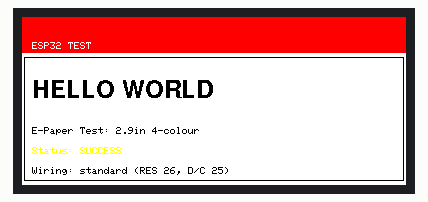
Bench run of a sketch on a simulated ESP32. On the bench: 384×168 colour display. What the sketch prints to the serial monitor is not drawn.

Above: at 16.1 s.

The sketch:

ESP32_EPaper_Test.ino
```cpp
// ESP32 + WeAct Studio E-Paper test sketch (Hello World).
// See ESP32_WeAct_2.9_EPaper.md for wiring and setup instructions.
//
// Panels (choose with -DLS_PANEL=..., which upload.bat / upload.sh set from their PANEL argument):
//   LS_PANEL_290_4C  WeAct 2.9" 4-colour, 168 x 384, GDEY029F51H / JD79667 (confirmed on hardware, default)
//   LS_PANEL_420_BW  WeAct 4.2" black/white, 400 x 300, GDEY042T81 / SSD1683
//   LS_PANEL_420_BWR WeAct 4.2" black/white/red, 400 x 300, GDEY042Z98 / SSD1683
//   LS_PANEL_420_4C  WeAct 4.2" 4-colour, 400 x 300, GDEY0420F51 / HX8717
// All modules use the same 8-pin header; the ESP32 pins depend on LS_WIRING below.

#include <SPI.h>

#define LS_PANEL_290_4C 1
#define LS_PANEL_420_BW 2
#define LS_PANEL_420_BWR 3
#define LS_PANEL_420_4C 4
#ifndef LS_PANEL
#define LS_PANEL LS_PANEL_290_4C
#endif

// Wiring (compile time, LS_WIRING; flash_esp32 wizard or flash.bat COMx <build> <wiring>):
//   1 standard  BUSY 4, RES 26, D/C 25, CS 5, SCK 18, MOSI 23   (confirmed on the WeAct 2.9" 4C)
//   2 uart2     BUSY 4, RES 16 (RX2), D/C 17 (TX2), CS 5, SCK 18, MOSI 23   (ESP32-Epaper-Wiring.png)
// GPIO16/17 are free on ESP32-WROOM-32 DevKits; on WROVER boards they are used by PSRAM, so use standard there.
#define LS_WIRING_STANDARD 1
#define LS_WIRING_UART2 2
#ifndef LS_WIRING
#define LS_WIRING LS_WIRING_STANDARD
#endif
#define EPD_BUSY 4
#if LS_WIRING == LS_WIRING_UART2
#define EPD_RST 16
#define EPD_DC 17
#define LS_WIRING_NAME "uart2 (RES 16, D/C 17)"
#elif LS_WIRING == LS_WIRING_STANDARD
#define EPD_RST 26
#define EPD_DC 25
#define LS_WIRING_NAME "standard (RES 26, D/C 25)"
#else
#error "Unknown LS_WIRING: use LS_WIRING_STANDARD or LS_WIRING_UART2"
#endif
#define EPD_CS 5
#define EPD_SCK 18
#define EPD_MOSI 23

#if LS_PANEL == LS_PANEL_290_4C
#include <GxEPD2_4C.h>
GxEPD2_4C<GxEPD2_290c_GDEY029F51H, GxEPD2_290c_GDEY029F51H::HEIGHT> display(
  GxEPD2_290c_GDEY029F51H(EPD_CS, EPD_DC, EPD_RST, EPD_BUSY));
#define PANEL_NAME "2.9in 4-colour"
#define COLOR_ACCENT GxEPD_RED
#define COLOR_OK GxEPD_YELLOW
#elif LS_PANEL == LS_PANEL_420_BW
#include <GxEPD2_BW.h>
GxEPD2_BW<GxEPD2_420_GDEY042T81, GxEPD2_420_GDEY042T81::HEIGHT> display(
  GxEPD2_420_GDEY042T81(EPD_CS, EPD_DC, EPD_RST, EPD_BUSY));
#define PANEL_NAME "4.2in black/white"
#define COLOR_ACCENT GxEPD_BLACK
#define COLOR_OK GxEPD_BLACK
#elif LS_PANEL == LS_PANEL_420_BWR
#include <GxEPD2_3C.h>
GxEPD2_3C<GxEPD2_420c_GDEY042Z98, GxEPD2_420c_GDEY042Z98::HEIGHT / 2> display(
  GxEPD2_420c_GDEY042Z98(EPD_CS, EPD_DC, EPD_RST, EPD_BUSY));
#define PANEL_NAME "4.2in black/white/red"
#define COLOR_ACCENT GxEPD_RED
#define COLOR_OK GxEPD_RED
#elif LS_PANEL == LS_PANEL_420_4C
#include <GxEPD2_4C.h>
GxEPD2_4C<GxEPD2_420c_GDEY0420F51, GxEPD2_420c_GDEY0420F51::HEIGHT / 2> display(
  GxEPD2_420c_GDEY0420F51(EPD_CS, EPD_DC, EPD_RST, EPD_BUSY));
#define PANEL_NAME "4.2in 4-colour"
#define COLOR_ACCENT GxEPD_RED
#define COLOR_OK GxEPD_YELLOW
#else
#error "Unknown LS_PANEL"
#endif
// After the driver include, so arduino-cli has already picked up Adafruit GFX (which contains Fonts/).
#include <Fonts/FreeSansBold12pt7b.h>

void drawTestScreen() {
  Serial.println("Drawing test screen...");
  // Landscape on every panel: the 2.9in is natively portrait (168 x 384) and is rotated to 384 x 168 so the
  // bold heading does not wrap; the 4.2in panels are natively landscape (400 x 300).
  display.setRotation(display.width() < display.height() ? 1 : 0);
  display.setTextWrap(false);
  display.setFullWindow();
  display.firstPage();
  do {
    display.fillScreen(GxEPD_WHITE);
    display.fillRect(0, 0, display.width(), 36, COLOR_ACCENT);
    display.setTextColor(GxEPD_WHITE);
    display.setCursor(10, 25);
    display.print("ESP32 TEST");

    display.setTextColor(GxEPD_BLACK);
    display.setFont(&FreeSansBold12pt7b);
    display.setCursor(10, 80);
    display.print("HELLO WORLD");
    display.setFont();

    display.setCursor(10, 110);
    display.print("E-Paper Test: " PANEL_NAME);
    display.setCursor(10, 150);
    display.print("Wiring: " LS_WIRING_NAME);

    display.setTextColor(COLOR_OK);
    display.setCursor(10, 130);
    display.print("Status: SUCCESS");

    display.drawRect(2, 40, display.width() - 4,
                     display.height() - 44, GxEPD_BLACK);
  } while (display.nextPage());
  Serial.println("Display update command completed");
  display.hibernate();
}

void setup() {
  Serial.begin(115200);
  delay(1000);
  Serial.println("ESP32 E-PAPER TEST (" PANEL_NAME ", wiring " LS_WIRING_NAME ")");
  SPI.begin(EPD_SCK, -1, EPD_MOSI, EPD_CS);
  Serial.println("Initializing E-Paper...");
  display.init(115200);
  drawTestScreen();
}

void loop() {
  // E-Paper retains its image; no continuous refresh required.
}
```
